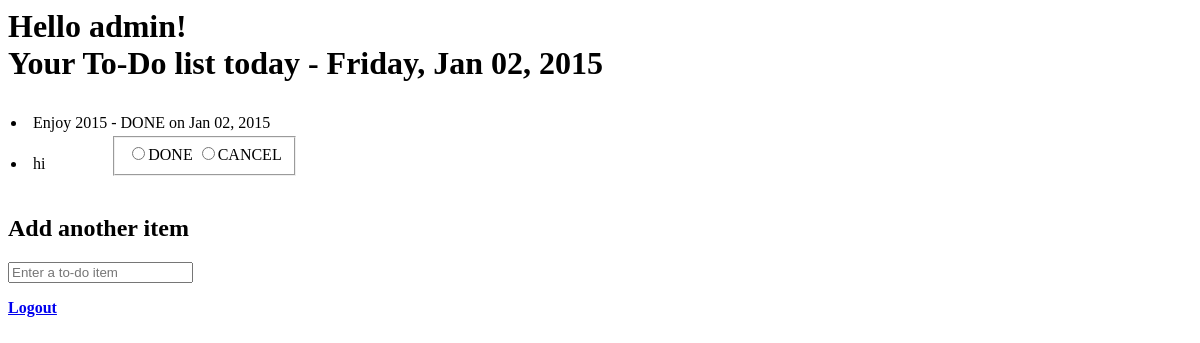
Page /lists/admin/ (signed in) on the earlier database version.
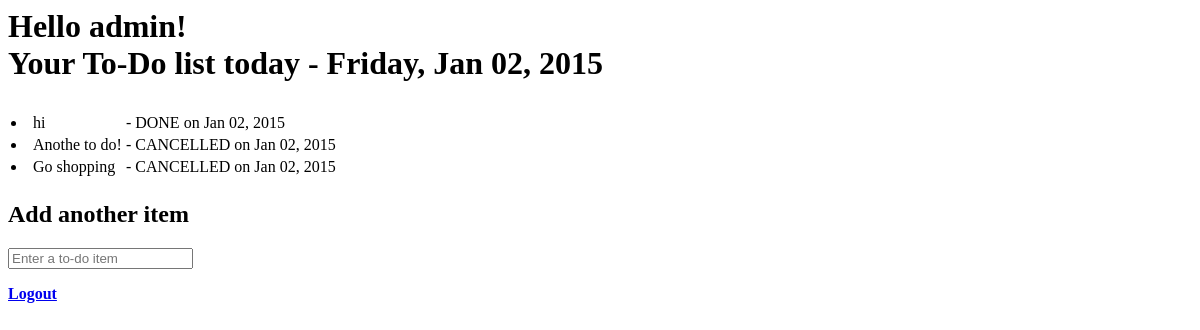
Same page on the later database version.
### lists/models.py (models this page shows, shortened)
class Item(models.Model):
	text = models.TextField(default='')
	list = models.ForeignKey(List, default=None)
	created_date = models.DateTimeField(default = timezone.now)
	done = models.IntegerField(choices = DONE_CHOICES, default=0)
	done_date = models.DateTimeField(null=True)
	@property
	def is_today(self):
		now = timezone.now()
		if now.day == self.done_date.day:
			if now.month == self.done_date.month:
				if now.year == self.done_date.year:
					return True
		return False

### lists/views.py (the view)
# urls.py: url(r'^(?P<username>[\w\-]+)/$', 'lists.views.view_user_list', name='username_list'),
def view_user_list(request, username):
	if request.user.is_active and request.user.is_authenticated():
		if request.user.username == username:
			item_ = Item.objects.filter(list__name=username)
			return render(request, 'list.html', {'list': item_, 'currentdate':timezone.now()})
		else:
			return HttpResponse("You don't have access to this page.")
	else:
		return redirect ('/')

### lists/templates/list.html (shortened to what this page needs)
<html>
	<head>
	</head>
	<body>
		{% if user.is_authenticated %}
			<h1>Hello {{ user.username}}!<br/>Your To-Do list today - {{ currentdate|date:"l, M d, Y" }} </h1>
		<table id = "id_list_table">
			{% for item in list %}
			<ul>
				<tr>
				{% if item.done == 0 %}
					<td><li>{{ item.text }}</li></td>
					<td>
					<form name = change_item method = "POST" action="/lists/{{ user.username }}/change_item">
					<fieldset>
					<input id="DONE" type="radio" name="done" value="1" onclick="this.form.submit();">DONE
					<input id="CANCEL" type="radio" name="done" value="2" onclick="this.form.submit();">CANCEL
					</fieldset>
					</form>
					</td>
				{% elif item.is_today %}
						<td><li>{{ item.text }}</li></td>
						<td>{% if item.done == 1 %} - DONE on {{ item.done_date|date:"M d, Y" }}
							{% elif item.done == 2 %} - CANCELLED on {{ item.done_date|date:"M d, Y" }}
							{% endif %}
						</td>
				{% endif %}
				</tr>
			</ul>
			{% endfor %}
		</table>
		<h2>Add another item</h2>
			<form method="POST" action="/lists/{{ user.username }}/add_item">
				<input name="item_text" id="id_new_item" placeholder="Enter a to-do item" />
			</form>
		<a href="/lists/logout/"><strong>Logout</strong></a><br />
		{% else %}
			<h1>Hello!</br>Log-in <a href="/lists/login/">here</a> to access your to-do list.</h1>
		{% endif %}
	</body>
</html>

Differences in the rows shown:
removed Item: text "Enjoy 2015", done_date "Jan 02, 2015"
changed Item "hi": done_date (not shown) → "Jan 02, 2015"; done "☐" → (not shown); done "DONE CANCEL" → "- DONE on"
added Item: text "Anothe to do!", done_date "Jan 02, 2015"
added Item: text "Go shopping", done_date "Jan 02, 2015"
